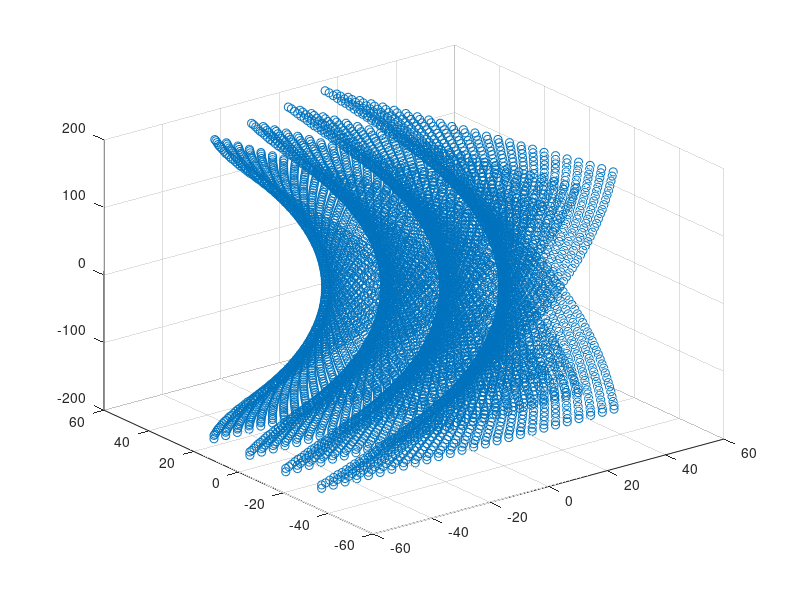

Write the MATLAB code that produced this figure.
%parameters in Helix

BoxSizeInPixel = 300;
PixelSize = 1.32;                     %A/pixel
BoxSize = BoxSizeInPixel * PixelSize;   %Box size in A   
Rise = 4.73;                              %A, rise on Z axis for each subunit.
NumOfSubUnit = round(BoxSize/Rise);        %how many subunits, get the integer number.
CrossOverDistance = 680;                  %turn 180 degrees, how long in A around the Z axis
Twist = 180 / (CrossOverDistance / Rise);   %angle increase for each subunit. turn over 180, get one crossover.
Degrees = (NumOfSubUnit-1)*Twist;              % how many degree in total.
D = 100;                                 % out tube diameter in A.
if(D > BoxSize)
    disp("diameter is greater than the boxsize, exit.");
    return;
end
Handness = 1;      % 1: right handness, 0: left handness.


%initial the cooridinate file
x=(-D/2:4:D/2);
len = length(x);

%there are 4 peptide chains parallelly (4 chains fill the diameter)
%but on the pependicular direction, it about 0.8 * D filled.
%this derived from the paper of "Structure of the toxic core of a-synuclein from invisible crystals"
interdistance = 0.8*D/5;

y=zeros(1, len);
y(:) = interdistance/2;
y1 = y;
y(:) = 1.5 * interdistance;
y2 = y;
y(:) = -interdistance/2;
y3 = y;
y(:) = -interdistance * 1.5;
y4 = y;

z=zeros(1, len*4);

xy=[x',y1'; x', y2'; x', y3'; x', y4'];
Coors = [xy, z'];

if Handness == 0
    for i = 0:Twist:Degrees
        tmp = int32(i/Twist)+1;
        angle = double(i/180) * pi;
        tmp_xy = xy*[cos(angle), -sin(angle);sin(angle), cos(angle)];
        tmp_z = zeros(1,len*4);
        tmp_z(:) = Rise * tmp;
        tmp_coors = [tmp_xy,tmp_z'];
        Coors = [Coors;tmp_coors];
    end
else
    for i = 0:Twist:Degrees
        tmp = int32(i/Twist)+1;
        angle = -double(i/180) * pi;
        tmp_xy = xy*[cos(angle), -sin(angle);sin(angle), cos(angle)];
      %  tmp_z = zeros(1,len);
        tmp_z = zeros(1,len*4);
        tmp_z(:) = Rise * tmp;
        tmp_coors = [tmp_xy,tmp_z'];
        Coors = [Coors;tmp_coors];
    end
end 

%pdb file, need to be centered
Coors(:,3)=Coors(:,3)-Coors(round(rows(Coors)/2), 3);   


 
 scatter3(Coors(:,1),Coors(:,2),Coors(:,3))

 
fid = fopen('HelixCoors.txt', 'wt');
for i = 1:size(Coors,1)
    fprintf(fid, '%-0.4f \t', Coors(i,:));
    fprintf(fid, '\n');
end
fclose(fid);


%Create pdb file
Helixpdb = fopen('Helix.pdb','w');
fprintf(Helixpdb, '%-6s\t %-40s\n', 'HEADER', 'GENERATED by Octave script.');
fprintf(Helixpdb, '%-6s\t %-40s\n', 'AUTHOR', 'YAO-WANG LI');
fprintf(Helixpdb, '%-6s\n', 'HEADER');
 

% the e2pdb2mrc.py read 12:14, 6:11, 22:26, 30:38, 38:46,46:54
for i = 1:rows(Coors)
    fprintf(Helixpdb,'%-5s%6d%3s%6s%1c%5d    %-8.3f%-8.3f%-8.3f\n', 'ATOM', i, 'N', 'HIS', 'A', 1, Coors(i,1), Coors(i,2), Coors(i,3));
    fprintf(Helixpdb, '%-6s\n', 'TER');
end

fprintf(Helixpdb, '%-6s\n', 'END');
fclose(Helixpdb);



